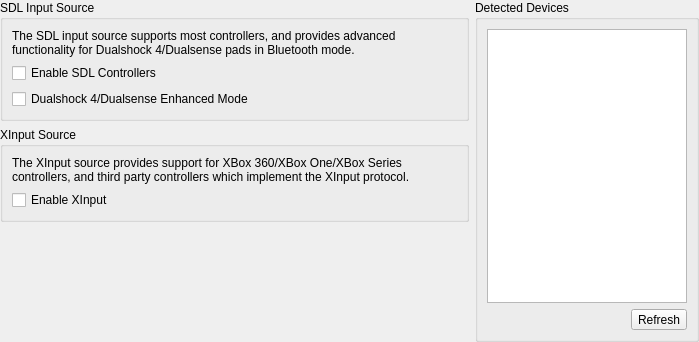
<?xml version="1.0" encoding="UTF-8"?>
<ui version="4.0">
 <class>ControllerGlobalSettingsWidget</class>
 <widget class="QWidget" name="ControllerGlobalSettingsWidget">
  <property name="geometry">
   <rect>
    <x>0</x>
    <y>0</y>
    <width>699</width>
    <height>342</height>
   </rect>
  </property>
  <property name="windowTitle">
   <string>Form</string>
  </property>
  <layout class="QHBoxLayout" name="horizontalLayout" stretch="1,0">
   <property name="leftMargin">
    <number>0</number>
   </property>
   <property name="topMargin">
    <number>0</number>
   </property>
   <property name="rightMargin">
    <number>0</number>
   </property>
   <property name="bottomMargin">
    <number>0</number>
   </property>
   <item>
    <layout class="QVBoxLayout" name="verticalLayout_3">
     <item>
      <widget class="QGroupBox" name="groupBox">
       <property name="title">
        <string>SDL Input Source</string>
       </property>
       <layout class="QVBoxLayout" name="verticalLayout">
        <item>
         <widget class="QLabel" name="label_2">
          <property name="text">
           <string>The SDL input source supports most controllers, and provides advanced functionality for Dualshock 4/Dualsense pads in Bluetooth mode.</string>
          </property>
          <property name="wordWrap">
           <bool>true</bool>
          </property>
         </widget>
        </item>
        <item>
         <widget class="QCheckBox" name="enableSDLSource">
          <property name="text">
           <string>Enable SDL Controllers</string>
          </property>
         </widget>
        </item>
        <item>
         <widget class="QCheckBox" name="enableSDLEnhancedMode">
          <property name="text">
           <string>Dualshock 4/Dualsense Enhanced Mode</string>
          </property>
         </widget>
        </item>
       </layout>
      </widget>
     </item>
     <item>
      <widget class="QGroupBox" name="groupBox_2">
       <property name="title">
        <string>XInput Source</string>
       </property>
       <layout class="QVBoxLayout" name="verticalLayout_2">
        <item>
         <widget class="QLabel" name="label_3">
          <property name="text">
           <string>The XInput source provides support for XBox 360/XBox One/XBox Series controllers, and third party controllers which implement the XInput protocol.</string>
          </property>
          <property name="wordWrap">
           <bool>true</bool>
          </property>
         </widget>
        </item>
        <item>
         <widget class="QCheckBox" name="enableXInputSource">
          <property name="text">
           <string>Enable XInput</string>
          </property>
         </widget>
        </item>
       </layout>
      </widget>
     </item>
     <item>
      <spacer name="verticalSpacer">
       <property name="orientation">
        <enum>Qt::Vertical</enum>
       </property>
       <property name="sizeHint" stdset="0">
        <size>
         <width>20</width>
         <height>40</height>
        </size>
       </property>
      </spacer>
     </item>
    </layout>
   </item>
   <item>
    <widget class="QGroupBox" name="groupBox_3">
     <property name="title">
      <string>Detected Devices</string>
     </property>
     <layout class="QGridLayout" name="gridLayout">
      <item row="1" column="1">
       <widget class="QToolButton" name="refreshDevices">
        <property name="text">
         <string>Refresh</string>
        </property>
        <property name="icon">
         <iconset theme="refresh-line">
          <normaloff>../../../../Users/User/Desktop/designer/bin</normaloff>../../../../Users/User/Desktop/designer/bin</iconset>
        </property>
       </widget>
      </item>
      <item row="1" column="0">
       <spacer name="horizontalSpacer">
        <property name="orientation">
         <enum>Qt::Horizontal</enum>
        </property>
        <property name="sizeHint" stdset="0">
         <size>
          <width>40</width>
          <height>20</height>
         </size>
        </property>
       </spacer>
      </item>
      <item row="0" column="0" colspan="2">
       <widget class="QListView" name="deviceList">
        <property name="minimumSize">
         <size>
          <width>200</width>
          <height>0</height>
         </size>
        </property>
        <property name="maximumSize">
         <size>
          <width>200</width>
          <height>16777215</height>
         </size>
        </property>
       </widget>
      </item>
     </layout>
    </widget>
   </item>
  </layout>
 </widget>
 <resources/>
 <connections/>
</ui>
